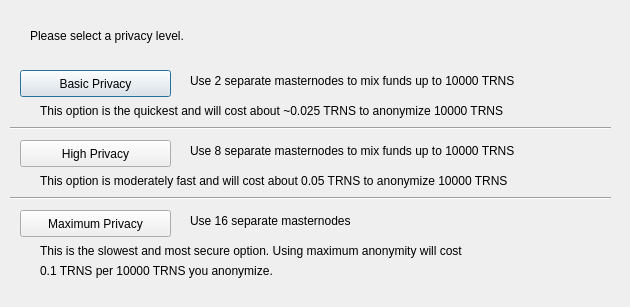
<?xml version="1.0" encoding="UTF-8"?>
<ui version="4.0">
 <class>ObfuscationConfig</class>
 <widget class="QDialog" name="ObfuscationConfig">
  <property name="geometry">
   <rect>
    <x>0</x>
    <y>0</y>
    <width>630</width>
    <height>307</height>
   </rect>
  </property>
  <property name="windowTitle">
   <string>Configure Obfuscation</string>
  </property>
  <widget class="QPushButton" name="buttonBasic">
   <property name="geometry">
    <rect>
     <x>20</x>
     <y>70</y>
     <width>151</width>
     <height>27</height>
    </rect>
   </property>
   <property name="text">
    <string>Basic Privacy</string>
   </property>
  </widget>
  <widget class="QPushButton" name="buttonHigh">
   <property name="geometry">
    <rect>
     <x>20</x>
     <y>140</y>
     <width>151</width>
     <height>27</height>
    </rect>
   </property>
   <property name="text">
    <string>High Privacy</string>
   </property>
  </widget>
  <widget class="QPushButton" name="buttonMax">
   <property name="geometry">
    <rect>
     <x>20</x>
     <y>210</y>
     <width>151</width>
     <height>27</height>
    </rect>
   </property>
   <property name="text">
    <string>Maximum Privacy</string>
   </property>
  </widget>
  <widget class="QLabel" name="label">
   <property name="geometry">
    <rect>
     <x>30</x>
     <y>20</y>
     <width>571</width>
     <height>31</height>
    </rect>
   </property>
   <property name="text">
    <string>Please select a privacy level.</string>
   </property>
  </widget>
  <widget class="QLabel" name="label_2">
   <property name="geometry">
    <rect>
     <x>190</x>
     <y>70</y>
     <width>421</width>
     <height>21</height>
    </rect>
   </property>
   <property name="text">
    <string>Use 2 separate masternodes to mix funds up to 10000 TRNS</string>
   </property>
  </widget>
  <widget class="QLabel" name="label_3">
   <property name="geometry">
    <rect>
     <x>190</x>
     <y>140</y>
     <width>411</width>
     <height>21</height>
    </rect>
   </property>
   <property name="text">
    <string>Use 8 separate masternodes to mix funds up to 10000 TRNS</string>
   </property>
  </widget>
  <widget class="QLabel" name="label_4">
   <property name="geometry">
    <rect>
     <x>190</x>
     <y>210</y>
     <width>421</width>
     <height>21</height>
    </rect>
   </property>
   <property name="text">
    <string>Use 16 separate masternodes</string>
   </property>
  </widget>
  <widget class="QLabel" name="label_6">
   <property name="geometry">
    <rect>
     <x>40</x>
     <y>100</y>
     <width>561</width>
     <height>21</height>
    </rect>
   </property>
   <property name="text">
    <string>This option is the quickest and will cost about ~0.025 TRNS to anonymize 10000 TRNS</string>
   </property>
  </widget>
  <widget class="QLabel" name="label_7">
   <property name="geometry">
    <rect>
     <x>40</x>
     <y>170</y>
     <width>561</width>
     <height>21</height>
    </rect>
   </property>
   <property name="text">
    <string>This option is moderately fast and will cost about 0.05 TRNS to anonymize 10000 TRNS</string>
   </property>
  </widget>
  <widget class="QLabel" name="label_8">
   <property name="geometry">
    <rect>
     <x>40</x>
     <y>240</y>
     <width>561</width>
     <height>21</height>
    </rect>
   </property>
   <property name="text">
    <string>This is the slowest and most secure option. Using maximum anonymity will cost</string>
   </property>
  </widget>
  <widget class="QLabel" name="label_9">
   <property name="geometry">
    <rect>
     <x>40</x>
     <y>260</y>
     <width>561</width>
     <height>21</height>
    </rect>
   </property>
   <property name="text">
    <string>0.1 TRNS per 10000 TRNS you anonymize.</string>
   </property>
  </widget>
  <widget class="Line" name="line">
   <property name="geometry">
    <rect>
     <x>10</x>
     <y>120</y>
     <width>601</width>
     <height>16</height>
    </rect>
   </property>
   <property name="orientation">
    <enum>Qt::Horizontal</enum>
   </property>
  </widget>
  <widget class="Line" name="line_2">
   <property name="geometry">
    <rect>
     <x>10</x>
     <y>190</y>
     <width>601</width>
     <height>16</height>
    </rect>
   </property>
   <property name="orientation">
    <enum>Qt::Horizontal</enum>
   </property>
  </widget>
 </widget>
 <resources/>
 <connections/>
</ui>
